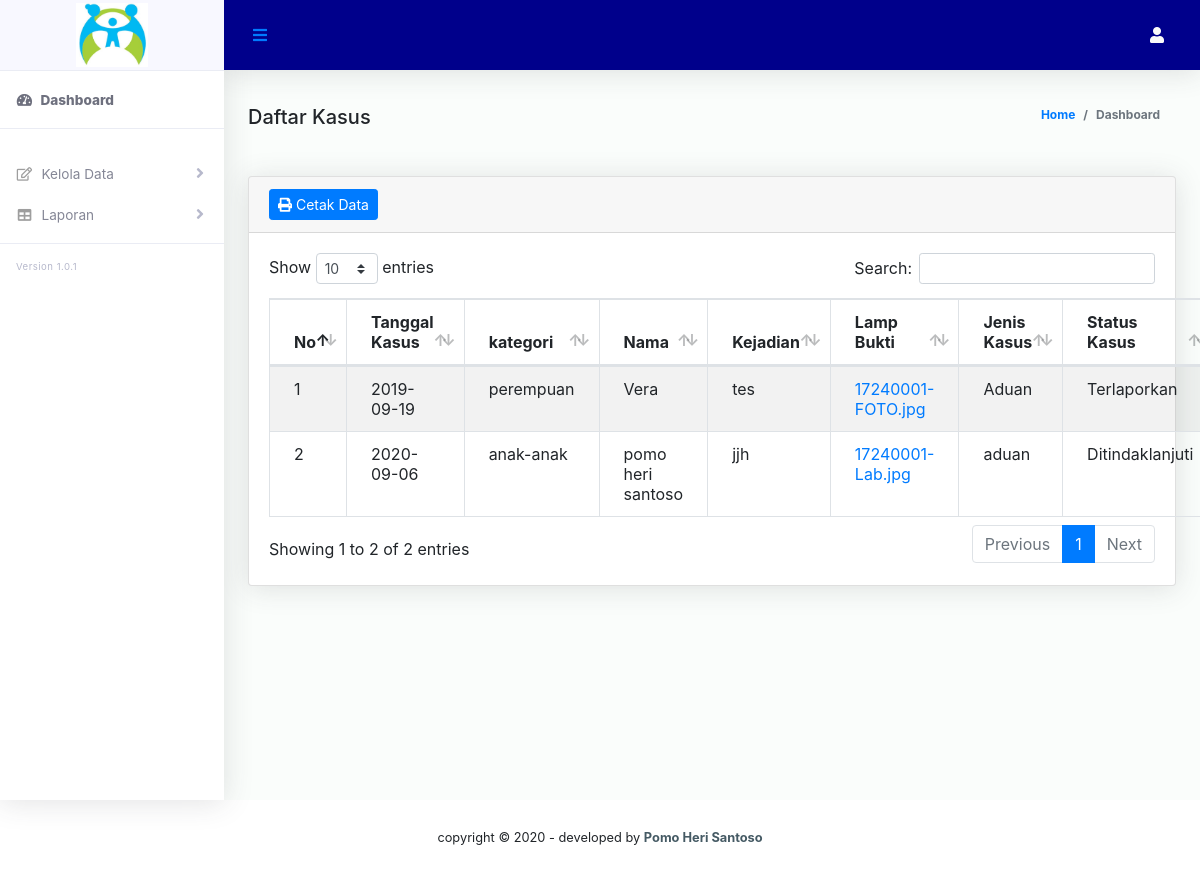
Page /bagian/satgas/daftarkasus.php on the committed database.
### tables this page shows
CREATE TABLE `datkas` (
  `idkasus` char(10) NOT NULL,
  `kategori` varchar(10) NOT NULL,
  `nik` char(20) NOT NULL,
  `tglkas` date NOT NULL,
  `kejadian` varchar(50) NOT NULL,
  `lambuk` varchar(50) NOT NULL,
  `idpeng` char(5) NOT NULL,
  `jenkas` varchar(10) NOT NULL,
  `statkas` char(1) NOT NULL
);

CREATE TABLE `datwg` (
  `nik` char(20) NOT NULL,
  `nama` varchar(50) NOT NULL,
  `kelamin` varchar(12) NOT NULL,
  `tglh` date NOT NULL,
  `pendd` varchar(5) NOT NULL,
  `alamat` varchar(50) NOT NULL,
  `idrt` char(5) NOT NULL,
  `stkeb` varchar(10) NOT NULL
);

### bagian/satgas/daftarkasus.php (the view, shortened to what this page needs)
<!DOCTYPE html>
<html lang="en">
<head>
    <?php include('../komponen/css.php');?>
</head>
<body id="page-top">
  <div id="wrapper">
     <?php include('../komponen/sidebarsatgas.php');?>
        <div id="content-wrapper" class="d-flex flex-column">
            <div id="content">
                <?php include('../komponen/header.php');?>
                <div class="container-fluid" id="container-wrapper">
                  <div class="d-sm-flex align-items-center justify-content-between mb-4">
                    <strong class="h5 card-title">Daftar Kasus</strong>
                    <ol class="breadcrumb">
                      <li class="breadcrumb-item"><a href="./">Home</a></li>
                      <li class="breadcrumb-item active" aria-current="page">Dashboard</li>
                    </ol>
                  </div>
            <section>
                 <div class="content mt-3">
                     <div class="animated fadeIn">
                         <div class="row">
                            <div class="col-md-12">
                                 <div class="card">
                                     <div class="card-header">
                                         <a href="cetakkaryawan.php" target="_blank" class="btn btn-primary btn-sm" ><i class="fa fa-print"></i> Cetak Data</a>
                                         </div>
                                            <div class="card-body">
                                            <table width="100%"  class="table table-striped table-bordered table-hover data" id="dataTables">
                                                <?php
                                                $result = mysql_query("SELECT * FROM datkas JOIN datwg ON datwg.nik=datkas.nik");
                                                ?>
                                                <thead>
                                                    <tr>
                                                        <th>No</th>
                                                        <th>Tanggal Kasus</th>
                                                        <th>kategori</th>
                                                        <th>Nama</th>
                                                        <th>Kejadian</th>
                                                        <th>Lamp Bukti</th>
                                                        <th>Jenis Kasus</th>
                                                        <th>Status Kasus</th>
                                                    </tr>
                                                </thead>
                                                <tbody>
                                                <?php
                                                $no = 1;
                                                while($user_data = mysql_fetch_array($result)){
                                                  echo "
                                                  <tr>
                                                    <td>".$no++."</td>
                                                    <td>".$user_data['tglkas']."</td>
                                                    <td>".$user_data['kategori']."</td>
                                                    <td>".$user_data['nama']."</td>
                                                    <td>".$user_data['kejadian']."</td>
                                                    <td><a href='../komponen/lambuk/".$user_data['lambuk']."' target='_blank'>".$user_data['lambuk']."</a></td>
                                                    <td>".$user_data['jenkas']."</td>";
                                                    if ($user_data['statkas']=="T") {
                                                      echo "<td>Terlaporkan</td>";
                                                    }
                                                    else{
                                                      echo "<td>Ditindaklanjuti</td>";
                                                    }
                                               ?>
                                                </tr>
                                                 <?php }?>
                                                </tbody>
                                            </table>
                                          </div>
                                        </div>
                                    </div>
                                </div>
                            </div>
                        </div>
                      </section>
                    </div>
                  </div>
                </div>
              </div>
         <?php include('../komponen/footer.php');?>
</body>
</html>

### css/ruang-admin.css (style rules this page uses)
html { position: relative; min-height: 100%; font-family: 'Nunito'; }
body { height: 100%; }
#wrapper { display: -webkit-box; display: -ms-flexbox; display: flex; }
#wrapper #content-wrapper { background-color: #FAFDFB; width: 100%; overflow-x: hidden; }
#wrapper #content-wrapper #content { -webkit-box-flex: 1; -ms-flex: 1 0 auto; flex: 1 0 auto; }
.container, .container-fluid, .container-login { padding-left: 1.5rem; padding-right: 1.5rem; }
.breadcrumb { background-color: transparent; font-size: 12px; font-weight: bold; }
.card .table { margin-bottom: 0; }
.card .table td, .card .table th { padding-right: 1.5rem; padding-left: 1.5rem; }
.card { -webkit-box-shadow: 0 0.15rem 1.75rem 0 rgba(58, 59, 69, 0.15) !important; box-shadow: 0 0.15rem 1.75rem 0 rgba(58, 59, 69, 0.15) !important; }

### rows in the picture
datkas: tglkas "2019-09-19", kategori "perempuan", datwg.nama "Vera", kejadian "tes", lambuk "17240001-FOTO.jpg", jenkas "Aduan", statkas "Terlaporkan"
datkas: tglkas "2020-09-06", kategori "anak-anak", datwg.nama "pomo heri santoso", kejadian "jjh", lambuk "17240001- Lab.jpg", jenkas "aduan", statkas "Ditindaklanjuti"
